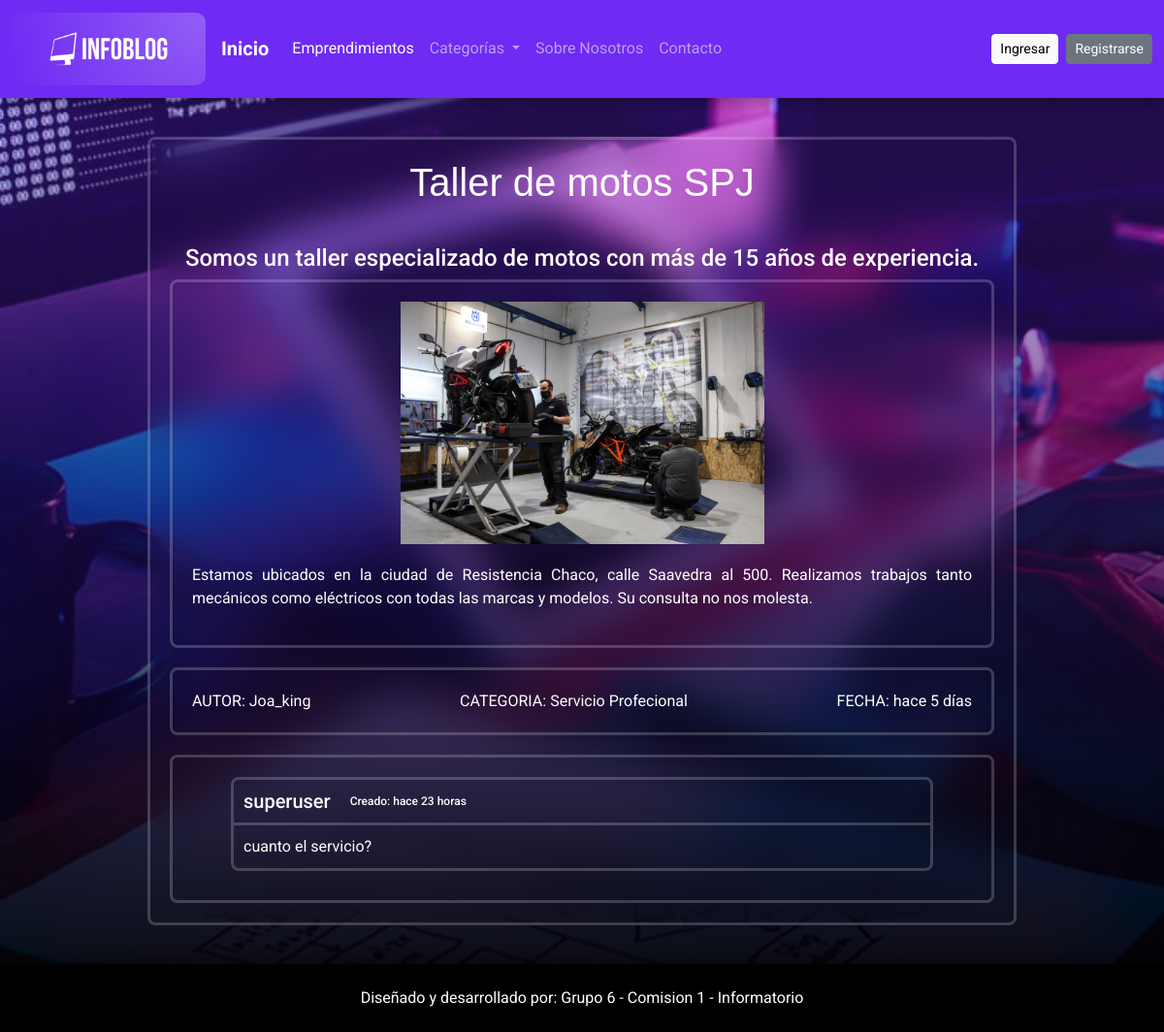
Screenshot of /emprendimientos/Detalle/45 with the database file from the repository.
### apps/empr/models.py (models this page shows, shortened)
class Emprendimientos(models.Model):
    creado = models.DateTimeField(
		'creado',
		auto_now_add=True
	)
    modificado = models.DateTimeField(
		'modificado',
		auto_now=True
	)
    titulo = models.CharField(max_length=80)
    resumen = models.TextField()
    contenido = models.TextField()
    autor = models.ForeignKey(User, on_delete = models.CASCADE)
    imagen = models.ImageField(upload_to= 'empr')
    categoria = models.ForeignKey(Categoria, on_delete = models.CASCADE)
    def get_creado_naturaltime(self):
        now = timezone.now()
        diff = now - self.creado
        if diff < timedelta(minutes=1):
            return 'hace unos segundos'
        elif diff < timedelta(hours=1):
            minutes = diff.seconds // 60
            return f'hace {minutes} minutos'
        elif diff < timedelta(days=1):
            hours = diff.seconds // 3600
            return f'hace {hours} horas'
        elif diff < timedelta(days=30):
            days = diff.days
            return f'hace {days} días'
        else:
            return self.creado.strftime('%d de %B de %Y a las %H:%M')
    def get_modificado_naturaltime(self):
        now = timezone.now()
        diff = now - self.modificado
        print(diff)
        if diff < timedelta(minutes=1):
            return 'hace unos segundos'
        elif diff < timedelta(hours=1):
            minutes = diff.seconds // 60
            return f'hace {minutes} minutos'
        elif diff < timedelta(days=1):
            hours = diff.seconds // 3600
            return f'hace {hours} horas'
        elif diff < timedelta(days=30):
            days = diff.days
            return f'hace {days} días'
        else:
            return self.creado.strftime('%d de %B de %Y a las %H:%M')
    def MisComentarios(self):
        return self.comentarios_set.all()

class Categoria(models.Model):
    nombre = models.CharField(max_length=80)
    imagen = models.ImageField(upload_to='categorias')
    resumen = models.TextField()
    def __str__(self):
        return self.nombre

### apps/comentarios/models.py (models this page shows, shortened)
class Comentarios(models.Model):
    creado = models.DateTimeField(
        'creado',
        auto_now_add=True
    )
    modificado = models.DateTimeField(
        'modificado',
        auto_now=True
    )
    texto = models.TextField(max_length = 1000)
    estado = models.BooleanField(default=False)
    usuario = models.ForeignKey(User, on_delete = models.CASCADE)
    emprendimiento = models.ForeignKey(Emprendimientos, on_delete = models.CASCADE)
    def get_creado_naturaltime(self):
        now = timezone.now()
        diff = now - self.creado
        if diff < timedelta(minutes=1):
            return 'hace unos segundos'
        elif diff < timedelta(hours=1):
            minutes = diff.seconds // 60
            return f'hace {minutes} minutos'
        elif diff < timedelta(days=1):
            hours = diff.seconds // 3600
            return f'hace {hours} horas'
        elif diff < timedelta(days=30):
            days = diff.days
            return f'hace {days} días'
        else:
            return self.creado.strftime('%d de %B de %Y a las %H:%M')
    def get_modificado_naturaltime(self):
        now = timezone.now()
        diff = now - self.modificado
        print(diff)
        if diff < timedelta(minutes=1):
            return 'hace unos segundos'
        elif diff < timedelta(hours=1):
            minutes = diff.seconds // 60
            return f'hace {minutes} minutos'
        elif diff < timedelta(days=1):
            hours = diff.seconds // 3600
            return f'hace {hours} horas'
        elif diff < timedelta(days=30):
            days = diff.days
            return f'hace {days} días'
        else:
            return self.creado.strftime('%d de %B de %Y a las %H:%M')

### apps/empr/views.py (the view)
# urls.py: path('Detalle/<int:pk>', views.DetalleEmprendimientos.as_view(), name="detalle_emprendimiento"),
class DetalleEmprendimientos(DetailView):
    model = Emprendimientos
    template_name = 'empr/detalles.html'
    context_object_name = 'emprendimientos'
    def get_context_data(self, **kwargs):
        context = super().get_context_data(**kwargs)
        context['user'] = self.request.user
        return context

### proyectoFinal/context_processors.py (called while the page is built)
def categorias_processor(request):
    cat_context = Categoria.objects.all()
    num_categorias = len(cat_context)
    return {
        'cat_context': cat_context,
        'num_categorias': num_categorias,
    }

def emprendimientos_processor(request):
    emprendimientos = Emprendimientos.objects.all()
    num_emprendimientos = len(emprendimientos)
    return{
        'empr_context': emprendimientos,
        'num_emprendimientos': num_emprendimientos,
    }

def usuarios_processor(request):
    usuarios = User.objects.all()
    num_usuarios = len(usuarios)
    return{
        'num_usuarios': num_usuarios
    }

def emprendimientos_categorias(request):
    categorias = Categoria.objects.filter(emprendimientos__isnull=False).distinct()
    emprendimientos_por_categoria = {}
    paginate_by = 6
    for cat in categorias:
        emprendimientos = Emprendimientos.objects.filter(categoria=cat)
        emprendimientos_por_categoria[cat] = emprendimientos
    return {'empr_cat': emprendimientos_por_categoria}

### templates/empr/detalles.html (shortened to what this page needs)
{% extends 'base.html' %}
{% block css%}
{% load static %}
<link rel="stylesheet" href="{% static 'css/style_detalles.css'%}">
{%endblock%}
{% block contenido %}
<div class="base">
	<div class="contenedor">
		<div class="detalles">
			<h1 class="titulos">{{emprendimientos.titulo}}</h1>
			<h4 class="resumen">{{emprendimientos.resumen}}</h4>
			<div class="cont">
				<div class="cont-img">
					<img class="img-empr" src="{{emprendimientos.imagen.url}}" alt="foto de emprendimiento">
				</div>
				<p class="contenido">{{emprendimientos.contenido}}</p>
			</div>
			<div class="info">
				<p class="autores">AUTOR: {{emprendimientos.autor}}</p>
				<p class="categorias">CATEGORIA: {{emprendimientos.categoria}}</p>
				{% if emprendimientos.get_modificado_naturaltime != emprendimientos.get_creado_naturaltime %}
				<p class="fecha">FECHA: {{emprendimientos.get_creado_naturaltime}}</p>
        		<p class="fecha">Editado: {{emprendimientos.get_modificado_naturaltime}}</p>
				{%else%}
				<p class="fecha">FECHA: {{emprendimientos.get_creado_naturaltime}}</p>
    			{% endif %}
			</div>
			<div class="cont">
				{%for com in emprendimientos.MisComentarios%}
				<div class="com">
					<div class="datos">
						<div class="nombre">
							<h5 class="usuario">{{com.usuario}}</h5>
							{% if com.get_modificado_naturaltime != com.get_creado_naturaltime %}
							<h5 class="fecha">Modificado {{ com.get_modificado_naturaltime }}</h5>
							{%else%}
							<h5 class="fecha">Creado: {{com.get_creado_naturaltime }}</h5>
							{% endif %}
						</div>
					</div>
					<div class="comentario">
						<p>{{com.texto}}</p>
					</div>
				</div>
				{%endfor%}
			</div>
		</div>
	</div>
</div>
{% endblock contenido %}

### static/css/style_detalles.css (style rules this page uses)
.base { display: flex; justify-content: center; background:linear-gradient(rgba(111,42,243,0.3), rgba(0,0,0,0.9)), url("../img/login/fondo1.jpg"); background-size: cover; height: 100%; padding: 40px; }
.contenedor { max-width: 80%; min-width: 400px; height: 100%; background: transparent; backdrop-filter: blur(20px); color: white; padding: 20px; border: solid; border-radius: 8px; border-color: rgba(255, 255, 255, 0.2); }
.detalles { text-align: center; }
.resumen { margin-top: 40px; }
.titulos { font-family:'Lucida Sans', 'Lucida Sans Regular', 'Lucida Grande', 'Lucida Sans Unicode', Geneva, Verdana, sans-serif; }
.cont { padding: 20px; border: solid; border-radius: 8px; border-color: rgba(255, 255, 255, 0.2); }
.cont-img { height: 250px; }
.img-empr { margin: auto; max-width: 100%; max-height: 100%; }
.contenido { text-align: justify; margin-top: 20px; }
.info { display: flex; justify-content: space-between; border: solid; border-radius: 8px; border-color: rgba(255, 255, 255, 0.2); margin: 20px 0px; padding: 20px; }
.autores, .categorias, .fecha { margin: 0; }
.com { border: solid; border-color: rgba(255, 255, 255, 0.2); border-radius: 8px; margin: 0px 40px 10px 40px; }
.datos { display:flex; justify-content: space-between; padding: 10px 10px; border-bottom: solid; border-color: rgba(255, 255, 255, 0.2); }
.nombre { display: flex; }
.nombre .usuario, .nombre .fecha { margin: 0px 20px 0px 0px; }
.nombre .usuario { display: flex; align-items: center; }
.nombre .fecha { display: flex; align-items: center; font-size: 12px; }
.comentario { padding: 10px; }
.comentario p { margin: 0; text-align: justify; }

### static/css/style.css (style rules this page uses)
* { margin: 0; padding: 0; -webkit-box-sizing: border-box; -moz-box-sizing: border-box; box-sizing: border-box; }
body { padding: 0; margin: 0; background: linear-gradient(rgba(111,42,243,0.5), rgba(111,42,243,0.2)) ,url("../img/fondo-claro2.jpg"); background-size:cover; font-family: 'Roboto', 'Open Sans', Arial, Helvetica, Sans-serif, Verdana; }

### rows the page displays
Emprendimientos: titulo "Taller de motos SPJ", resumen "Somos un taller especializado de motos con más de 15 años de experiencia.", imagen (picture), contenido "Estamos ubicados en la ciudad de Resistencia Chaco, calle Saavedra al 500. Realizamos trabajos tanto mecánicos como eléctricos con todas las marcas y modelos. Su consulta no nos molesta.", autor "Joa_king", categoria "Servicio Profecional", get_creado_naturaltime "hace 5 días"
Comentarios: usuario "superuser", get_creado_naturaltime "hace 23 horas", texto "cuanto el servicio?"
